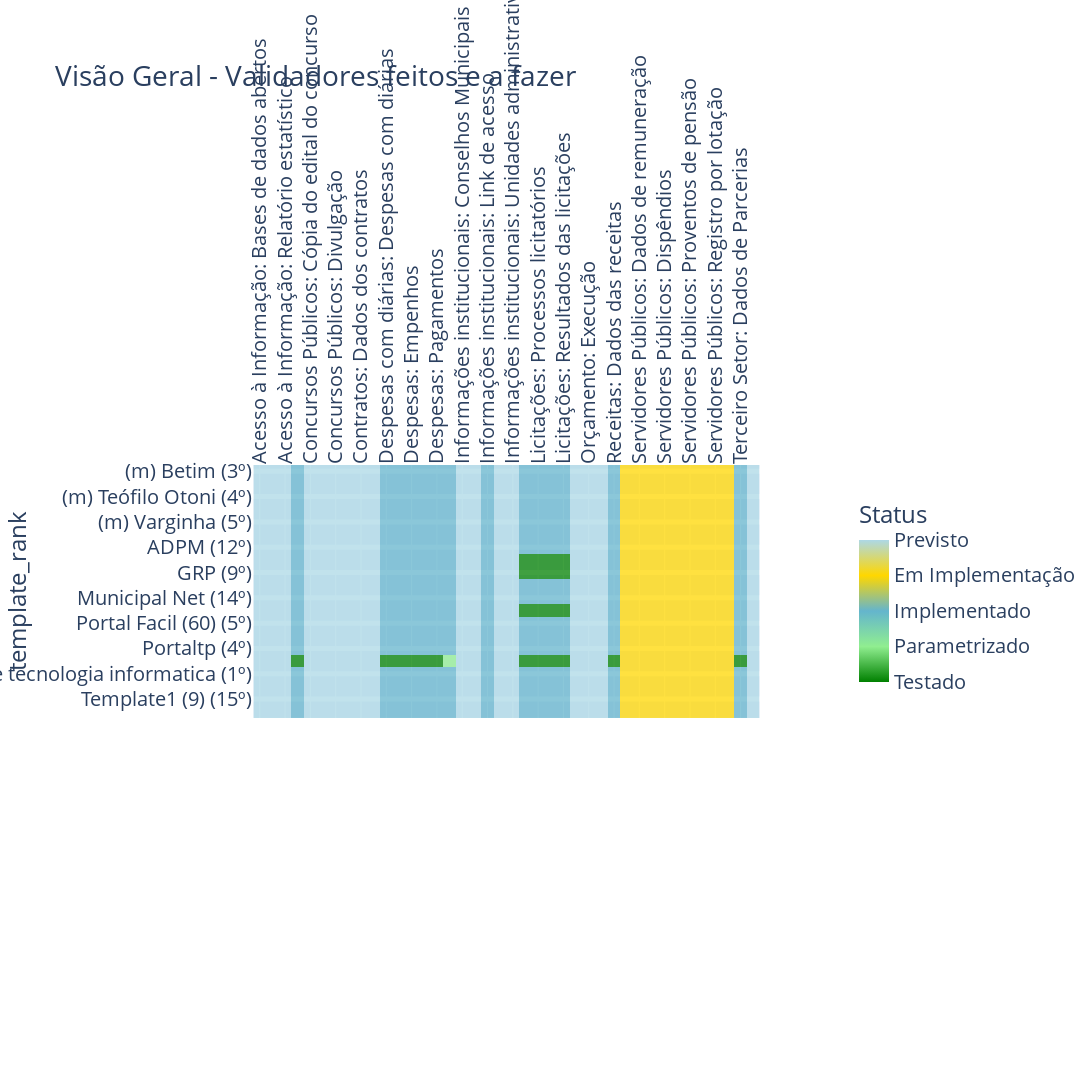

Notebook cell for this chart:
### Code cell
import plotly.express as px
import matplotlib.pyplot as plt

def plot_status_epics_dev(df, title, y_column, x_column, hue, showlegend=True):    

    fig = px.imshow(
        df, height=1700, width=1700, title=title,
        color_continuous_scale=[(0, "green"), (0.25, 'lightgreen'), (0.5, "#64b5cd"), 
                                (0.75, '#FFD700'), (1, 'lightblue')]
    )     
        
    fig.update_traces(opacity=0.75)
    fig.update_xaxes(tickangle=-90, side="top")
    fig.update_yaxes(showgrid=True, gridwidth=5)
    
    fig.update_layout(
        coloraxis_colorbar=dict(
            title="Status", 
            tickvals=[1,2,3,4,5],
            ticktext=["Testado","Parametrizado","Implementado","Em Implementação",'Previsto'],
            lenmode="pixels", 
            len=200), 
        font=dict(size=20)
    )
    
    return fig

#-----------------------------------------------------------------------

figures.plot_status_epics_dev = plot_status_epics_dev

epics_dev_df = pd.read_csv("data/epics_dev.csv", index_col="template_rank")

fig = figures.plot_status_epics_dev(epics_dev_df, title='Visão Geral - Validadores feitos e a fazer',        
        y_column='template', x_column='title', hue="state", showlegend=True)


fig.write_image('./fig/status-dev.png')#, scale=1)
fig

### Figure 1 — Plotly figure (JSON) as saved in the notebook; plotly's stock layout.template omitted (floating-point values rounded to 4 significant figures; data arrays with more than 128 entries replaced by an {"elided": "..."} marker saying what was removed)
{"data": [{"coloraxis": "coloraxis", "hovertemplate": "x: %{x}<br>template_rank: %{y}<br>color: %{z}<extra></extra>", "name": "0", "opacity": 0.75, "type": "heatmap", "x": ["Acesso à Informação: Bases de dados abertos", "Acesso à Informação: Informações", "Acesso à Informação: Relatório estatístico", "Acesso à Informação: Requisitos Exigidos", "Concursos Públicos: Cópia do edital do concurso", "Concursos Públicos: Dados do Concurso", "Concursos Públicos: Divulgação", "Contratos: Conteúdo integral", "Contratos: Dados dos contratos", "Contratos: Gerar relatório", "Despesas com diárias: Despesas com diárias", "Despesas: Consulta", "Despesas: Empenhos", "Despesas: Gerar relatório", "Despesas: Pagamentos", "Despesas: Relatórios", "Informações institucionais: Conselhos Municipais", "Informações institucionais: Estrutura organizacional", "Informações institucionais: Link de acesso", "Informações institucionais: Registro das competências", "Informações institucionais: Unidades administrativas", "Licitações: Editais", "Licitações: Processos licitatórios", "Licitações: Registro dos procedimentos", "Licitações: Resultados das licitações", "Obras públicas: Dados para acompanhamento", "Orçamento: Execução", "Orçamento: Legislação", "Receitas: Dados das receitas", "Servidores Públicos: Auxilios", "Servidores Públicos: Dados de remuneração", "Servidores Públicos: Dados dos servidores", "Servidores Públicos: Dispêndios", "Servidores Públicos: Proventos de aposentadoria", "Servidores Públicos: Proventos de pensão", "Servidores Públicos: Registro da remuneração", "Servidores Públicos: Registro por lotação", "Servidores Públicos: Relatório mensal", "Terceiro Setor: Dados de Parcerias", "Terceiro Setor: Repasses"], "xaxis": "x", "y": ["(m) Betim (3º)", "(m) Juiz de Fora (2º)", "(m) Teófilo Otoni (4º)", "(m) Uberlândia (1º)", "(m) Varginha (5º)", "ABO (13º)", "ADPM (12º)", "Betha (10º)", "GRP (9º)", "Memory (2º)", "Municipal Net (14º)", "PT (7º)", "Portal Facil (60) (5º)", "Portal Fácil (46) (6º)", "Portaltp (4º)", "Siplanweb (3º)", "Síntese tecnologia informatica (1º)", "Template1 (22) (11º)", "Template1 (9) (15º)", "Template2 (8º)"], "yaxis": "y", "z": {"elided": "20x40 int values"}}], "layout": {"coloraxis": {"colorbar": {"len": 200, "lenmode": "pixels", "ticktext": ["Testado", "Parametrizado", "Implementado", "Em Implementação", "Previsto"], "tickvals": [1, 2, 3, 4, 5], "title": {"text": "Status"}}, "colorscale": [[0, "green"], [0.25, "lightgreen"], [0.5, "#64b5cd"], [0.75, "#FFD700"], [1, "lightblue"]]}, "font": {"size": 20}, "height": 1700, "title": {"text": "Visão Geral - Validadores feitos e a fazer"}, "width": 1700, "xaxis": {"anchor": "y", "autorange": true, "constrain": "domain", "domain": [0.05976, 0.9402], "range": [-0.5, 39.5], "scaleanchor": "y", "side": "top", "tickangle": -90, "type": "category"}, "yaxis": {"anchor": "x", "autorange": true, "constrain": "domain", "domain": [0.3424, 0.6576], "gridwidth": 5, "range": [19.5, -0.5], "showgrid": true, "title": {"text": "template_rank"}, "type": "category"}}}
